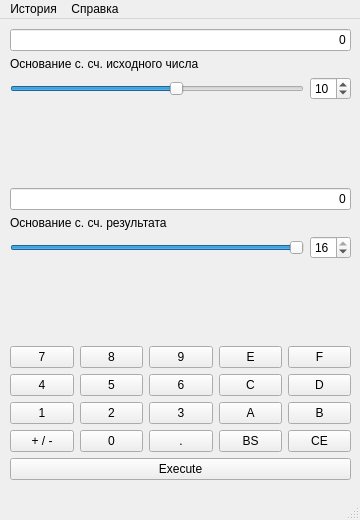
<?xml version="1.0" encoding="UTF-8"?>
<ui version="4.0">
 <class>MainWindow</class>
 <widget class="QMainWindow" name="MainWindow">
  <property name="geometry">
   <rect>
    <x>0</x>
    <y>0</y>
    <width>360</width>
    <height>520</height>
   </rect>
  </property>
  <property name="sizePolicy">
   <sizepolicy hsizetype="Fixed" vsizetype="Fixed">
    <horstretch>0</horstretch>
    <verstretch>0</verstretch>
   </sizepolicy>
  </property>
  <property name="minimumSize">
   <size>
    <width>290</width>
    <height>0</height>
   </size>
  </property>
  <property name="windowTitle">
   <string>MainWindow</string>
  </property>
  <widget class="QWidget" name="centralwidget">
   <widget class="QWidget" name="layoutWidget">
    <property name="geometry">
     <rect>
      <x>10</x>
      <y>10</y>
      <width>341</width>
      <height>451</height>
     </rect>
    </property>
    <layout class="QVBoxLayout" name="verticalLayout_4">
     <item>
      <layout class="QVBoxLayout" name="verticalLayout_2">
       <item>
        <widget class="QLineEdit" name="lineEditInput">
         <property name="text">
          <string>0</string>
         </property>
         <property name="alignment">
          <set>Qt::AlignRight|Qt::AlignTrailing|Qt::AlignVCenter</set>
         </property>
        </widget>
       </item>
       <item>
        <widget class="QLabel" name="label">
         <property name="text">
          <string>Основание с. сч. исходного числа</string>
         </property>
        </widget>
       </item>
       <item>
        <layout class="QHBoxLayout" name="horizontalLayout">
         <item>
          <widget class="QSlider" name="sliderP1">
           <property name="minimum">
            <number>2</number>
           </property>
           <property name="maximum">
            <number>16</number>
           </property>
           <property name="value">
            <number>10</number>
           </property>
           <property name="orientation">
            <enum>Qt::Horizontal</enum>
           </property>
          </widget>
         </item>
         <item>
          <widget class="QSpinBox" name="spinBoxP1">
           <property name="minimum">
            <number>2</number>
           </property>
           <property name="maximum">
            <number>16</number>
           </property>
           <property name="value">
            <number>10</number>
           </property>
          </widget>
         </item>
        </layout>
       </item>
      </layout>
     </item>
     <item>
      <layout class="QVBoxLayout" name="verticalLayout">
       <item>
        <spacer name="verticalSpacer">
         <property name="orientation">
          <enum>Qt::Vertical</enum>
         </property>
         <property name="sizeHint" stdset="0">
          <size>
           <width>20</width>
           <height>40</height>
          </size>
         </property>
        </spacer>
       </item>
       <item>
        <widget class="QLineEdit" name="lineEditOutput">
         <property name="text">
          <string>0</string>
         </property>
         <property name="alignment">
          <set>Qt::AlignRight|Qt::AlignTrailing|Qt::AlignVCenter</set>
         </property>
        </widget>
       </item>
       <item>
        <widget class="QLabel" name="label_2">
         <property name="text">
          <string>Основание с. сч. результата</string>
         </property>
        </widget>
       </item>
       <item>
        <layout class="QHBoxLayout" name="horizontalLayout_2">
         <item>
          <widget class="QSlider" name="sliderP2">
           <property name="minimum">
            <number>2</number>
           </property>
           <property name="maximum">
            <number>16</number>
           </property>
           <property name="value">
            <number>16</number>
           </property>
           <property name="orientation">
            <enum>Qt::Horizontal</enum>
           </property>
          </widget>
         </item>
         <item>
          <widget class="QSpinBox" name="spinBoxP2">
           <property name="minimum">
            <number>2</number>
           </property>
           <property name="maximum">
            <number>16</number>
           </property>
           <property name="value">
            <number>16</number>
           </property>
          </widget>
         </item>
        </layout>
       </item>
       <item>
        <spacer name="verticalSpacer_2">
         <property name="orientation">
          <enum>Qt::Vertical</enum>
         </property>
         <property name="sizeHint" stdset="0">
          <size>
           <width>20</width>
           <height>40</height>
          </size>
         </property>
        </spacer>
       </item>
      </layout>
     </item>
     <item>
      <layout class="QVBoxLayout" name="verticalLayout_3">
       <item>
        <layout class="QHBoxLayout" name="horizontalLayout_3">
         <item>
          <widget class="QPushButton" name="b7">
           <property name="text">
            <string>7</string>
           </property>
          </widget>
         </item>
         <item>
          <widget class="QPushButton" name="b8">
           <property name="text">
            <string>8</string>
           </property>
          </widget>
         </item>
         <item>
          <widget class="QPushButton" name="b9">
           <property name="text">
            <string>9</string>
           </property>
          </widget>
         </item>
         <item>
          <widget class="QPushButton" name="bE">
           <property name="text">
            <string>E</string>
           </property>
          </widget>
         </item>
         <item>
          <widget class="QPushButton" name="bF">
           <property name="text">
            <string>F</string>
           </property>
          </widget>
         </item>
        </layout>
       </item>
       <item>
        <layout class="QHBoxLayout" name="horizontalLayout_5">
         <item>
          <widget class="QPushButton" name="b4">
           <property name="text">
            <string>4</string>
           </property>
          </widget>
         </item>
         <item>
          <widget class="QPushButton" name="b5">
           <property name="text">
            <string>5</string>
           </property>
          </widget>
         </item>
         <item>
          <widget class="QPushButton" name="b6">
           <property name="text">
            <string>6</string>
           </property>
          </widget>
         </item>
         <item>
          <widget class="QPushButton" name="bC">
           <property name="text">
            <string>C</string>
           </property>
          </widget>
         </item>
         <item>
          <widget class="QPushButton" name="bD">
           <property name="text">
            <string>D</string>
           </property>
          </widget>
         </item>
        </layout>
       </item>
       <item>
        <layout class="QHBoxLayout" name="horizontalLayout_6">
         <item>
          <widget class="QPushButton" name="b1">
           <property name="text">
            <string>1</string>
           </property>
          </widget>
         </item>
         <item>
          <widget class="QPushButton" name="b2">
           <property name="text">
            <string>2</string>
           </property>
          </widget>
         </item>
         <item>
          <widget class="QPushButton" name="b3">
           <property name="text">
            <string>3</string>
           </property>
          </widget>
         </item>
         <item>
          <widget class="QPushButton" name="bA">
           <property name="text">
            <string>A</string>
           </property>
          </widget>
         </item>
         <item>
          <widget class="QPushButton" name="bB">
           <property name="text">
            <string>B</string>
           </property>
          </widget>
         </item>
        </layout>
       </item>
       <item>
        <layout class="QHBoxLayout" name="horizontalLayout_7">
         <item>
          <widget class="QPushButton" name="bMinus">
           <property name="text">
            <string>+ / -</string>
           </property>
          </widget>
         </item>
         <item>
          <widget class="QPushButton" name="b0">
           <property name="text">
            <string>0</string>
           </property>
          </widget>
         </item>
         <item>
          <widget class="QPushButton" name="bDot">
           <property name="text">
            <string>.</string>
           </property>
          </widget>
         </item>
         <item>
          <widget class="QPushButton" name="bBS">
           <property name="text">
            <string>BS</string>
           </property>
          </widget>
         </item>
         <item>
          <widget class="QPushButton" name="bCE">
           <property name="text">
            <string>CE</string>
           </property>
          </widget>
         </item>
        </layout>
       </item>
      </layout>
     </item>
     <item>
      <widget class="QPushButton" name="bExec">
       <property name="text">
        <string>Execute</string>
       </property>
      </widget>
     </item>
    </layout>
   </widget>
  </widget>
  <widget class="QMenuBar" name="menubar">
   <property name="geometry">
    <rect>
     <x>0</x>
     <y>0</y>
     <width>360</width>
     <height>23</height>
    </rect>
   </property>
   <widget class="QMenu" name="menuHistory">
    <property name="title">
     <string>История</string>
    </property>
   </widget>
   <widget class="QMenu" name="menuAbout">
    <property name="title">
     <string>Справка</string>
    </property>
   </widget>
   <addaction name="menuHistory"/>
   <addaction name="menuAbout"/>
  </widget>
  <widget class="QStatusBar" name="statusbar"/>
 </widget>
 <resources/>
 <connections/>
</ui>
